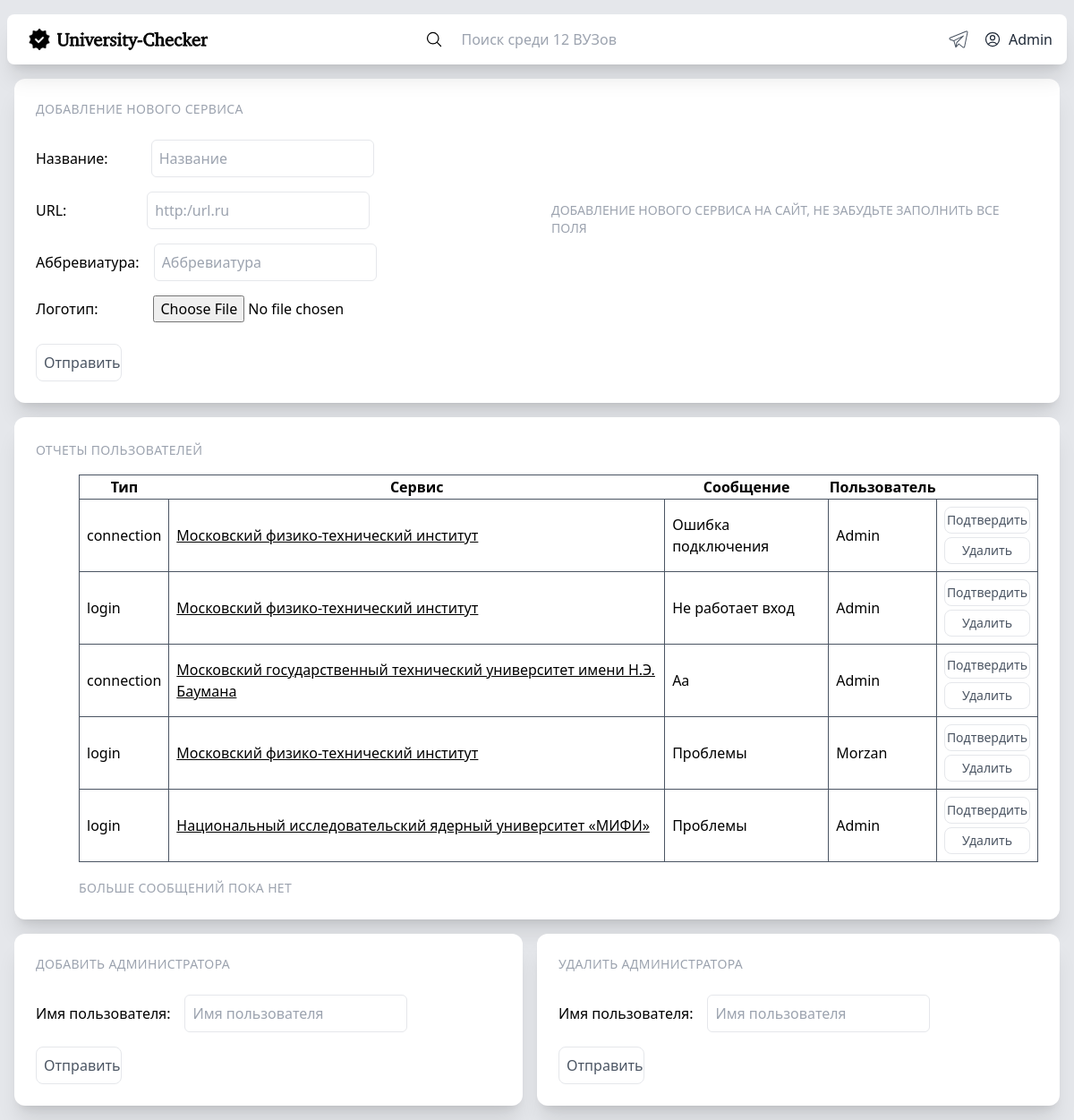
Screenshot of /admin_panel/ (signed in) with the database file from the repository.
### models/models.py (models this page shows, shortened)
class User(AbstractBaseUser, PermissionsMixin):
    username = models.CharField(unique=True,  verbose_name='username', max_length=20, null=True)
    email = models.EmailField(unique=True, null=True, verbose_name='email')
    subscribes = models.CharField(null=True, max_length=9999)
    tgid = models.CharField(unique=True, null=True, max_length=50)
    is_staff = models.BooleanField(
        _('staff status'),
        default=False,
        help_text=_('Designates whether the user can log into this site.'),
    )
    is_active = models.BooleanField(
        _('active'),
        default=True,
        help_text=_(
            'Designates whether this user should be treated as active. '
            'Unselect this instead of deleting accounts.'
        ),
    )
    is_confirmed = models.BooleanField(
        _('confirmed'),
        default=False,
    )
    USERNAME_FIELD = 'username'
    REQUIRED_FIELDS = ['email']
    objects = MyUserManager()
    def __str__(self):
        return str(self.username)

class Report(models.Model):
    users_name = models.CharField(max_length=25, verbose_name="users_name", unique=False)
    types = models.CharField(max_length=200, null=True,  verbose_name="types", unique=False)
    message = models.CharField(max_length=200, null=True, unique=False)
    service_slug = models.SlugField(max_length=255, null=True, unique=False)
    is_moderated = models.BooleanField(default=False, unique=False)
    time = models.CharField(max_length=200, null=True,  verbose_name="time", unique=False)

class Service(models.Model):
    name = models.CharField(max_length=25, db_index=True, unique=True, verbose_name="name")
    url = models.URLField(max_length=25, unique=True)
    status = models.CharField(max_length=999999, default = None,null=True)
    reports = models.CharField(max_length=999999, default = None,null=True)
    time = models.CharField(max_length=999999, default = None,null=True)
    slug = models.SlugField(max_length=255, unique=True, db_index=True)
    image = models.FileField(null=True)
    abbreviation = models.CharField(unique=True, max_length=255, null=True)

### core/views.py (the view)
# urls.py: path("admin_panel/", core_views.admin_panel),#рендерит админ панель
def admin_panel(request, **kwargs):
    reports = Report.objects.exclude(message="").exclude(is_moderated=True).values("id","types", "service_slug", "message", "users_name")
    reports = list(reports)
    for report in reports:
        slug = report['service_slug']
        service = Service.objects.get(slug=slug)
        url = service.url
        report['service_slug'] = url
        report['service_name'] = service.name
    print(reports)
    user = request.user
    if user.is_staff == True:
        return render(request, 'admin_panel.html', {"reports": reports, "count": count_services(),})
    else:
        return redirect("/")

### core/views.py (called while the page is built)
def count_services():
    count = Service.objects.all().count()
    return count

### core/templates/admin_panel.html (shortened to what this page needs)
<!DOCTYPE html>
<html lang="en">
<head>
    <script src="https://cdn.tailwindcss.com"></script>
</head>
<body>
    <div class="absolute md:w-full min-w-screen md:min-h-screen  h-auto flex bg-gray-200">
        <div class="shrink flex flex-col w-full min-h-screen max-w-screen-xl">
            <div class="shrink flex w-full sticky top-0 px-2 z-50">
                <div class="rounded-lg bg-white mt-4 shadow-xl p-2 w-full flex">
                    <div class="shrink flex">
                        <a href="/">
                        <div class="flex py-2 pl-2 pr-4 md:px-4 rounded-lg hover:bg-gray-100 cursor-pointer duration-100 text-gray-800 font-medium">
                            <img src="/static/favicon.ico" class="hidden md:flex rounded w-6 place-self-center mr-2">
                        </div></a>
                    </div>
                    <div class="grow flex w-full">
                        <form action="/search/" method="POST" class="flex mx-auto w-auto">
                            <button class="hover:text-neutral-500" type="submit" value="" >
                            <svg xmlns="http://www.w3.org/2000/svg" fill="none" viewBox="0 0 24 24" stroke-width="1.5" stroke="currentColor" class="w-5 h-5 place-self-center mr-2">
                                <path stroke-linecap="round" stroke-linejoin="round" d="M21 21l-5.197-5.197m0 0A7.5 7.5 0 105.196 5.196a7.5 7.5 0 0010.607 10.607z" />
                            </svg></button>
                            <input name="search" autocomplete="off" class="flex mx-auto py-2 px-2  rounded-lg w-80  hover:bg-gray-100 cursor-pointer duration-100 text-gray-600 outline-0 placeholder:px-1 " placeholder="Поиск среди {{count}} ВУЗов"/>
                        </form>
                    </div>
                    <a target="_blank" href="https://t.me/university_checker_bot">
                    <div class="w-18 flex py-2 px-2 rounded-lg hover:bg-gray-100 cursor-pointer duration-100 text-gray-800">
                    </div>
                    </a>
                    {% if not user.is_authenticated %}
                    <a href="/login/">
                    <div class="shrink flex">
                        <div class="flex py-2 px-2 rounded-lg hover:bg-gray-100 cursor-pointer duration-100 text-gray-800 font-medium">
                            <svg xmlns="http://www.w3.org/2000/svg" fill="none" viewBox="0 0 24 24" stroke-width="1.5" stroke="currentColor" class="w-5 h-5 place-self-center mr-2">
                                <path stroke-linecap="round" stroke-linejoin="round" d="M17.982 18.725A7.488 7.488 0 0012 15.75a7.488 7.488 0 00-5.982 2.975m11.963 0a9 9 0 10-11.963 0m11.963 0A8.966 8.966 0 0112 21a8.966 8.966 0 01-5.982-2.275M15 9.75a3 3 0 11-6 0 3 3 0 016 0z" />
                            </svg>
                            <p>
                                Авторизация
                            </p>
                        </div>
                    </div></a>
                    {% elif user.is_authenticated and user.is_confirmed%}
                    <a href="/account/">
                        <div class="shrink flex">
                            <div class="flex py-2 px-2 rounded-lg hover:bg-gray-100 cursor-pointer duration-100 text-gray-800 font-medium">
                                <p>
                                    {{user}}
                                </p>
                            </div>
                        </div></a>
                    {%endif%}
                </div>
            </div>
            <div class="grow flex flex-col w-full mb-2">
                <div class="bg-white shadow-xl rounded-xl h-auto p-6 m-4 z-0 hover:shadow-4xl  ">
                    <div class="grid md:grid-cols-2 col-span-2">
                        <div class="flex flex-col">
                            <span class="uppercase text-gray-400 text-sm mb-4 tracking-wide">Добавление нового сервиса</span>
                            <form class="flex flex-col" method="post" action={% url 'add_service' %} enctype=multipart/form-data>
                                <p class="my-2 flex items-center">Название:<br> <input class="ml-12 resize-none p-2 outline-none rounded-md border border-gray-200 " required name="name" placeholder="Название"/></p>
                                <p class="my-2 flex items-center">URL:<br> <input class="ml-[90px] resize-none p-2 outline-none rounded-md border border-gray-200 " required name="url" placeholder="http:/url.ru"/></p>
                                <p class="my-2 flex items-center">Аббревиатура:<br> <input class="ml-4 resize-none p-2 outline-none rounded-md border border-gray-200 " required name="abbriviation" placeholder="Аббревиатура"/></p>
                                <p class="my-2 flex items-center">Логотип:<br><input class="ml-[62px]" required name="img" value="" type="file"/></p>
                                <input class="flex  text-gray-600  place-content-center p-2 border border-gray-200 rounded-lg hover:shadow-lg hover:cursor-pointer duration-100 w-24 mt-4 mr-auto" type="submit" value="Отправить"/>
                            </form>
                        </div>
                        <div class="flex md:mt-0 my-8 text-lg flex-col justify-center place-items-center p-4">
                            <span class="uppercase text-gray-400 text-sm mb-4">Добавление нового сервиса на сайт, не забудьте заполнить все поля</span>
                        </div>
                    </div>
                </div>
                <div class="bg-white shadow-xl rounded-xl h-auto p-6 mx-4 z-0 hover:shadow-4xl  ">
                    <span class="uppercase text-gray-400 text-sm mb-4 tracking-wide">Отчеты пользователей</span>
                    <table class="mt-4 mb-4 md:ml-12 border border-gray-600">
                        <tr><th>Тип</th><th>Сервис</th><th>Сообщение</th><th>Пользователь</th></tr>
                    {% for report in reports%}
                        <tr class="p-2 border border-gray-600"><td class="p-2 border border-gray-600">{{report.types}}</td><td class="p-2 border border-gray-600"><a href="{{report.service_slug}} " class="underline underline-offset-1">{{report.service_name}}</a></td><td class="p-2 border border-gray-600">{{report.message}}</td><td class="p-2 border border-gray-600">{{report.users_name}}</td>
                            <td class="text-sm p-2 border border-gray-600">
                                <form action="/moderate_report&{{report.id}}" method="post">
                                    <button name="button" class="flex mb-1 text-gray-600  place-content-center p-1 border border-gray-200 rounded-lg hover:shadow-lg hover:cursor-pointer duration-100  w-24 m-auto">Подтвердить</button>
                                </form>
                                <form action="/cancel_report&{{report.id}}" method="post">
                                    <button name="button" class="flex  text-gray-600  place-content-center p-1 border border-gray-200 rounded-lg hover:shadow-lg hover:cursor-pointer duration-100 w-24 m-auto">Удалить</button>
                                </form>
                            </td>
                        </tr>
                    {% endfor %}
                    </table>
                    <span class="uppercase text-gray-400 text-sm mt-8 pt-4 md:ml-12 tracking-wide">Больше сообщений пока нет </span>
                </div>
                <div class="grid md:grid-cols-2 col-span-2">
                    <div class="bg-white flex flex-col shadow-xl rounded-xl h-auto p-6 mx-4 mt-4 z-0 hover:shadow-4xl  ">
                        <span class="uppercase text-gray-400 text-sm mb-4 tracking-wide">Добавить администратора</span>
                        <form action="/addmin/" method="post">
                            <p class="my-2 flex items-center">Имя пользователя:<br> <input class="ml-4 resize-none p-2 outline-none rounded-md border border-gray-200 " required name="u" placeholder="Имя пользователя"/></p>
                            <input class="flex  text-gray-600  place-content-center p-2 border border-gray-200 rounded-lg hover:shadow-lg hover:cursor-pointer duration-100 w-24 mt-4 mr-auto" type="submit" value="Отправить"/>
                        </form>
                    </div>
                    <div class="bg-white flex flex-col shadow-xl rounded-xl h-auto p-6 mr-4 mt-4 z-0 hover:shadow-4xl  ">
                        <span class="uppercase text-gray-400 text-sm mb-4 tracking-wide">Удалить администратора</span>
                        <form action="/addmindel/" method="post">
                            <p class="my-2 flex items-center">Имя пользователя:<br> <input class="ml-4 resize-none p-2 outline-none rounded-md border border-gray-200 " required name="d" placeholder="Имя пользователя"/></p>
                            <input class="flex  text-gray-600  place-content-center p-2 border border-gray-200 rounded-lg hover:shadow-lg hover:cursor-pointer duration-100 w-24 mt-4 mr-auto" type="submit" value="Отправить"/>
                        </form>
                    </div>
                </div>
            </div>
        </div>
    </div>
</body>
</html>

### rows the page displays
User: username "Admin"
Report: types "connection", service_name "Московский физико-технический институт", message "Ошибка подключения", users_name "Admin"
Report: types "login", service_name "Московский физико-технический институт", message "Не работает вход", users_name "Admin"
Report: types "connection", service_name "Московский государственный технический университет имени Н.Э. Баумана", message "Аа", users_name "Admin"
Report: types "login", service_name "Московский физико-технический институт", message "Проблемы", users_name "Morzan"
Report: types "login", service_name "Национальный исследовательский ядерный университет «МИФИ»", message "Проблемы", users_name "Admin"
